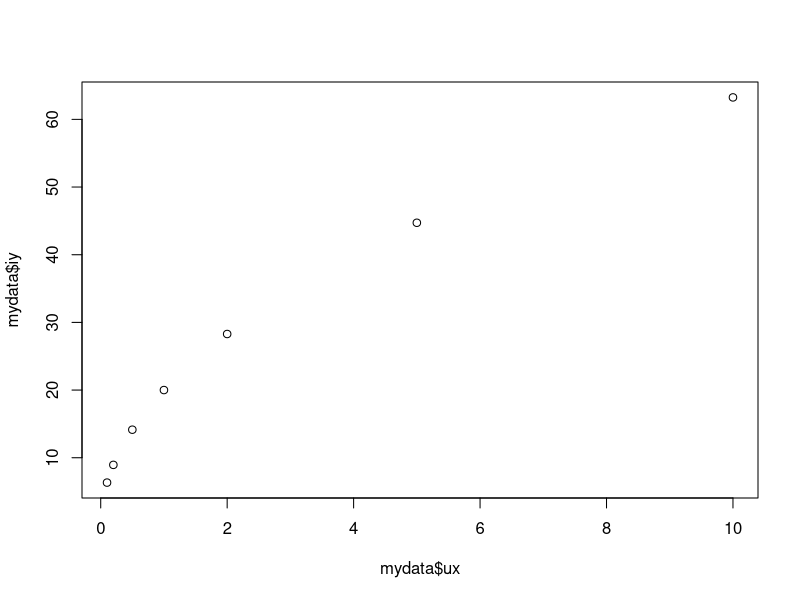
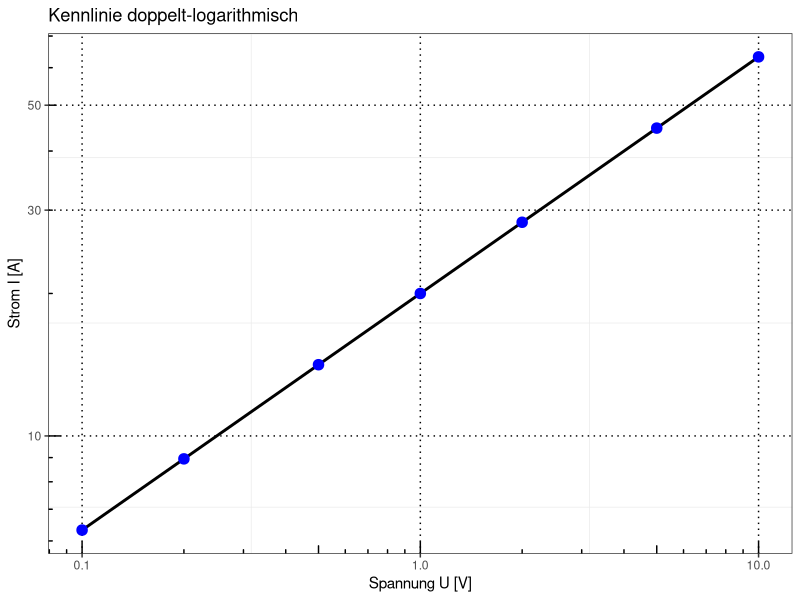

Reproduce these figures in R, in order.

library(graphics)
library(ggplot2)
library(stringr)

setwd("C:/Users/Sandy/Documents/ge2p") 
mydata <- read.delim("data_11.txt", header=TRUE, sep = "\t", quote = "\"",
                     dec = ",", fill = TRUE, comment.char = "")
mydata$ux
plot(mydata$ux, mydata$iy)

p <- ggplot(data = mydata, aes(x = ux, y = iy))
p <- p + geom_line(size = 1, coloure="black") + theme_bw()
p <- p + geom_point(size = 5, shape=20, color ="blue" )
p <- p + theme(panel.grid.major = element_line(color ="black",linetype ="dotted"),legend.position ="none")
p <- p + labs(x ="Spannung U [V]" , y =  "Strom I [A]", title = "Kennlinie doppelt-logarithmisch") 
p <- p + scale_y_log10() + scale_x_log10()
p <- p + annotation_logticks()
print(p)